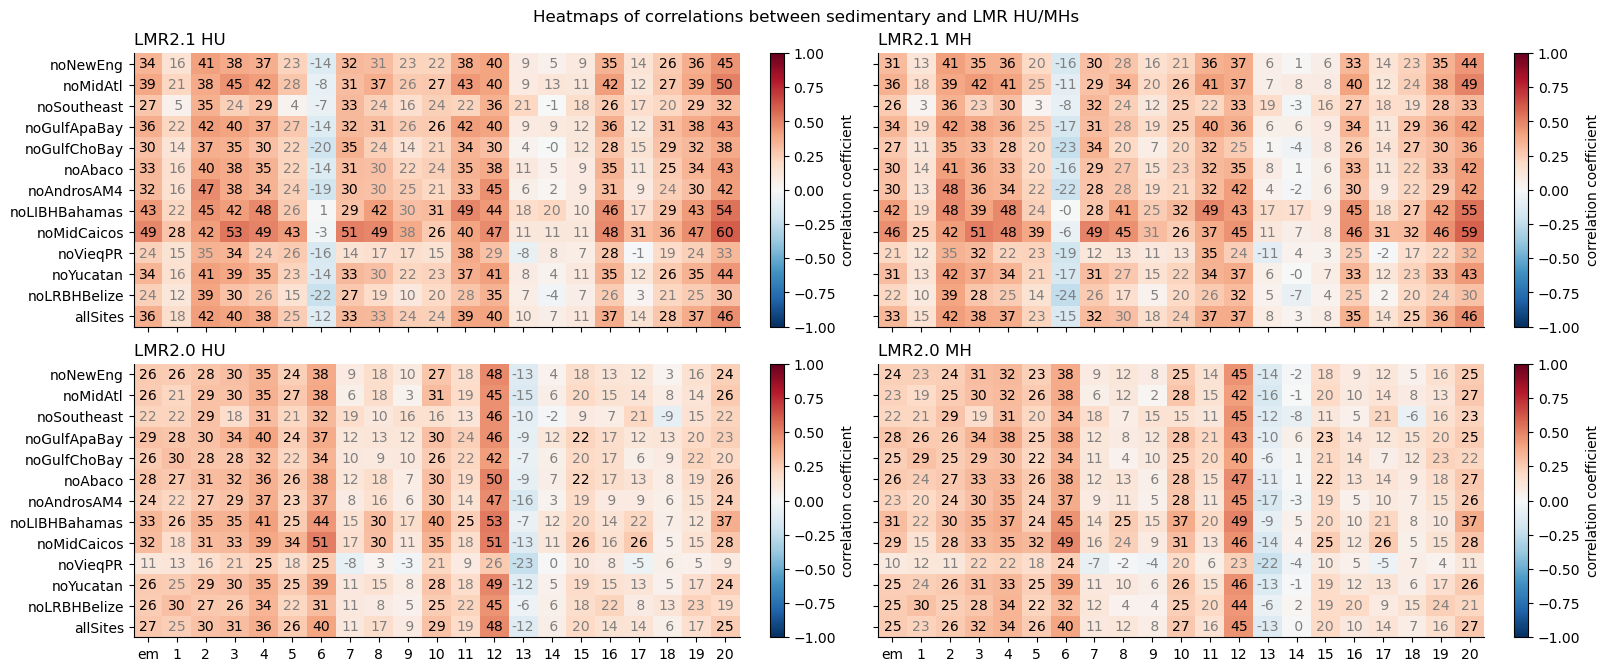

This chart was generated by the following Python code:
#!/usr/bin/env python
# Wenchang Yang ([email redacted])
# Thu Jan 27 16:20:28 EST 2022
#readme: from FigS_heatmaps_corr_liz_lmr.py but HU only (exclude MH)
if __name__ == '__main__':
    import sys
    from misc.timer import Timer
    tt = Timer('start ' + ' '.join(sys.argv))
import sys, os.path, os, glob, datetime
import xarray as xr, numpy as np, pandas as pd, matplotlib.pyplot as plt
#more imports
from misc.shell import run_shell
#
if __name__ == '__main__':
    tt.check('end import')
#
#start from here
pyleoclim = True if 'pyleoclim' in sys.argv else False
#ifile = 'data/corr_table/corr_table_sedimentHUnoCaySal_vs_LMR2019HU_850-1850.nc'
ifile = 'data/corr_table/corr_table_sedimentMaxWyHUnoCaySal_vs_LMR2019HU_850-1850.nc' #wy 2022-08-08
if pyleoclim: ifile = ifile.replace('.nc', '_pyleoclim.nc')
#print(f'{ifile = }')
#ds_lmr2019_hu = xr.open_dataset(ifile)
ifile_cached = __file__.replace('.py', '__lmr2019hu.nc')
if pyleoclim: ifile_cached = ifile_cached.replace('.nc', '_pyleoclim.nc')
if not os.path.exists(ifile_cached): run_shell(f'cp {ifile} {ifile_cached}')
ds_lmr2019_hu = xr.open_dataset(ifile_cached)
print('[loaded]:', ifile_cached, 'from', ifile)

#ifile = 'data/corr_table/corr_table_sedimentHUnoCaySal_vs_LMR2019MH_850-1850.nc'
#ifile = 'data/corr_table/corr_table_sedimentMaxWyHUnoCaySal_vs_LMR2019MH_850-1850.nc' #wy 2023-09-28
ifile = 'data/corr_table/corr_table_sedimentMaxWyHUnoCaySal_vs_LMR2019MHnoCO2_850-1850.nc' #wy 2023-11-10, use MHnoCO2 instead of MH
if pyleoclim: ifile = ifile.replace('.nc', '_pyleoclim.nc')
#print(f'{ifile = }')
#ds_lmr2019_mh = xr.open_dataset(ifile)
ifile_cached = __file__.replace('.py', '__lmr2019mh.nc')
if pyleoclim: ifile_cached = ifile_cached.replace('.nc', '_pyleoclim.nc')
if not os.path.exists(ifile_cached) or 'od' in sys.argv: run_shell(f'cp {ifile} {ifile_cached}')
ds_lmr2019_mh = xr.open_dataset(ifile_cached)
print('[loaded]:', ifile_cached, 'from', ifile)

#ifile = 'data/corr_table/corr_table_sedimentHUnoCaySal_vs_LMR2018HU_850-1850.nc'
ifile = 'data/corr_table/corr_table_sedimentMaxWyHUnoCaySal_vs_LMR2018HU_850-1850.nc' #wy 2022-08-08
if pyleoclim: ifile = ifile.replace('.nc', '_pyleoclim.nc')
#print(f'{ifile = }')
#ds_lmr2018_hu = xr.open_dataset(ifile)
ifile_cached = __file__.replace('.py', '__lmr2018hu.nc')
if pyleoclim: ifile_cached = ifile_cached.replace('.nc', '_pyleoclim.nc')
if not os.path.exists(ifile_cached): run_shell(f'cp {ifile} {ifile_cached}')
ds_lmr2018_hu = xr.open_dataset(ifile_cached)
print('[loaded]:', ifile_cached, 'from', ifile)

#ifile = 'data/corr_table/corr_table_sedimentHUnoCaySal_vs_LMR2018MH_850-1850.nc'
#ifile = 'data/corr_table/corr_table_sedimentMaxWyHUnoCaySal_vs_LMR2018MH_850-1850.nc' #wy 2023-09-28
ifile = 'data/corr_table/corr_table_sedimentMaxWyHUnoCaySal_vs_LMR2018MHnoCO2_850-1850.nc' #wy 2023-11-10
if pyleoclim: ifile = ifile.replace('.nc', '_pyleoclim.nc')
#print(f'{ifile = }')
#ds_lmr2018_mh = xr.open_dataset(ifile)
ifile_cached = __file__.replace('.py', '__lmr2018mh.nc')
if pyleoclim: ifile_cached = ifile_cached.replace('.nc', '_pyleoclim.nc')
if not os.path.exists(ifile_cached) or 'od' in sys.argv: run_shell(f'cp {ifile} {ifile_cached}')
ds_lmr2018_mh = xr.open_dataset(ifile_cached)
print('[loaded]:', ifile_cached, 'from', ifile)

#re-arrange jk-members to be consistent with the order of labels in the time series plot
jk_members = ['noNewEng', 'noMidAtl', 'noSoutheast', 'noGulfAppBay', 'noGulfChoBay',
    'noAbaco', 'noAndrosAM4', 'noLIBHBahamas', 'noMidCaicos', 'noVieqPR',
    'noYucatan', 'noLighthouse', 'allSites']
jk_members_new = jk_members.copy()
jk_members_new[3] = 'noGulfApaBay'
jk_members_new[11] = 'noLRBHBelize'
#revert the order of list
jk_members = jk_members[-1::-1]
jk_members_new = jk_members_new[-1::-1]
ds_lmr2019_hu = ds_lmr2019_hu.sel(member=jk_members).assign_coords(member=jk_members_new)
ds_lmr2019_mh = ds_lmr2019_mh.sel(member=jk_members).assign_coords(member=jk_members_new)
ds_lmr2018_hu = ds_lmr2018_hu.sel(member=jk_members).assign_coords(member=jk_members_new)
ds_lmr2018_mh = ds_lmr2018_mh.sel(member=jk_members).assign_coords(member=jk_members_new)

def wyplot(ds, ax=None):
    if ax is None:
        figsize = (8,4)
        fig, ax = plt.subplots(figsize=figsize)
    one_tailed = True
    alpha = 0.1
    da = ds.r
    p = ds.pvalue
    da.drop(['member', 'MCrun']).plot(ax=ax, vmax=1, cmap='RdBu_r')

    #add corr info to the plot; significant values are black
    for ii in range(da.member.size):
        for jj in range(da.MCrun.size):
            rr = da.isel(member=ii, MCrun=jj).item()
            pp = p.isel(member=ii, MCrun=jj).item()
            color = 'k' if pp<alpha else 'gray'
            if one_tailed:
                color = 'k' if pp<alpha*2 and rr>0 else 'gray'
            ax.text(jj, ii, f'{rr*100:2.0f}', ha='center', va='center', color=color)
    ax.set_yticks(range(da.member.size))
    ax.set_yticklabels(da.member.values)
    ax.set_xticks(range(da.MCrun.size))
    ax.set_xticklabels(da.MCrun.values)
    ax.set_xlabel('')
    ax.set_ylabel('')
 
if __name__ == '__main__':
    from wyconfig import * #my plot settings
    #figsize= 16/2,6.6
    #fig,axes = plt.subplots(2, 1, figsize=figsize, sharex=True, sharey=True, dpi=100)
    figsize= 16,6.6
    fig,axes = plt.subplots(2, 2, figsize=figsize, sharex=True, sharey=True, dpi=100)
    ax = axes[0,0]
    #ax = axes[0]
    wyplot(ds_lmr2019_hu, ax=ax)

    ax = axes[0,1]
    wyplot(ds_lmr2019_mh, ax=ax)

    ax = axes[1,0]
    #ax = axes[1]
    wyplot(ds_lmr2018_hu, ax=ax)

    ax = axes[1,1]
    wyplot(ds_lmr2018_mh, ax=ax)

    #for ax,title in zip(axes.flat, ['LMR2.1 HU', 'LMR2.1 MH', 'LMR2.0 HU', 'LMR2.0 MH']):
    for ax,title in zip(axes.flat, ['LMR2.1 HU', 'LMR2.1 MH',  'LMR2.0 HU', 'LMR2.0 MH']):
        ax.set_title(title)
    #for ax in axes[0,:]:
    #    ax.set_xlabel('')
    fig.suptitle('Heatmaps of correlations between sedimentary and LMR HU/MHs')
    
    #savefig
    if len(sys.argv)>1 and 'savefig' in sys.argv[1:] or 's' in sys.argv:
        figname = __file__.replace('.py', f'.png')
        if pyleoclim: figname = figname.replace('.png', f'__pyleoclim.png')
        if 'overwritefig' in sys.argv or 'o' in sys.argv:
            wysavefig(figname, overwritefig=True)
        else:
            wysavefig(figname)
    tt.check(f'**Done**')
    print()
    plt.show()
    
